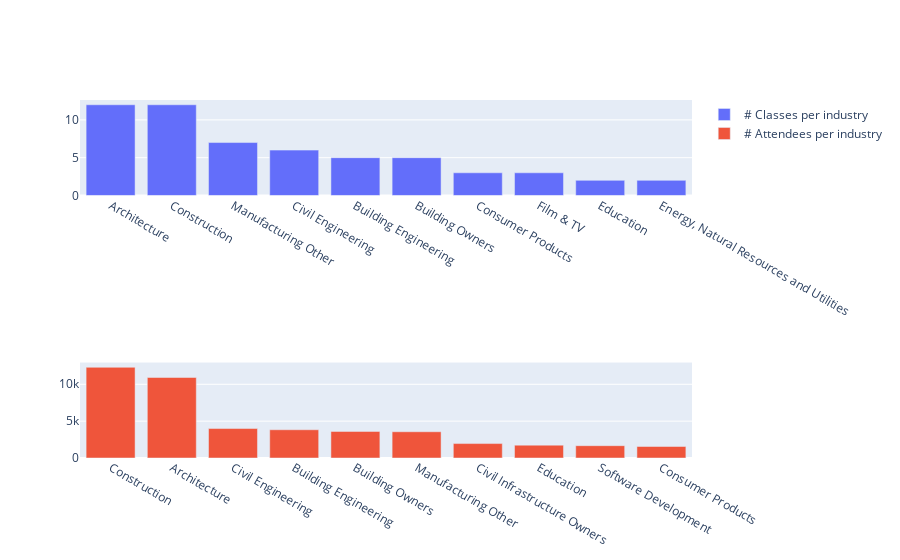

The notebook cell saved with this chart:
### Code cell
from plotly.subplots import make_subplots
import plotly.graph_objects as go

fig = make_subplots(rows=3, cols=1, shared_yaxes=True)

fig.add_trace(go.Bar(name='# Classes per industry', x=class_per_industry["industry"], y=class_per_industry["class_name"],),
              row=1, col=1)

fig.add_trace(go.Bar(name='# Attendees per industry', x=top10_classes_by_attendees_per_industry["industry"], y=top10_classes_by_attendees_per_industry["total_attendees"],),
              row=3, col=1)

fig.show()
# top10_classes_by_attendees_per_industry.plot(x="industry", y="total_attendees",  kind="bar", color="industry")

### Figure 1 — Plotly figure (JSON) as saved in the notebook; plotly's stock layout.template omitted (floating-point values rounded to 4 significant figures)
{"data": [{"name": "# Classes per industry", "type": "bar", "x": ["Architecture", "Construction", "Manufacturing Other", "Civil Engineering", "Building Engineering", "Building Owners", "Consumer Products", "Film & TV", "Education", "Energy, Natural Resources and Utilities"], "xaxis": "x", "y": [12, 12, 7, 6, 5, 5, 3, 3, 2, 2], "yaxis": "y"}, {"name": "# Attendees per industry", "type": "bar", "x": ["Construction", "Architecture", "Civil Engineering", "Building Engineering", "Building Owners", "Manufacturing Other", "Civil Infrastructure Owners", "Education", "Software Development", "Consumer Products"], "xaxis": "x3", "y": [12305, 10925, 3997, 3831, 3604, 3561, 1957, 1744, 1673, 1561], "yaxis": "y3"}], "layout": {"xaxis": {"anchor": "y", "domain": [0, 1]}, "xaxis2": {"anchor": "y2", "domain": [0, 1]}, "xaxis3": {"anchor": "y3", "domain": [0, 1]}, "yaxis": {"anchor": "x", "domain": [0.7333, 1]}, "yaxis2": {"anchor": "x2", "domain": [0.3667, 0.6333]}, "yaxis3": {"anchor": "x3", "domain": [0, 0.2667]}}}
